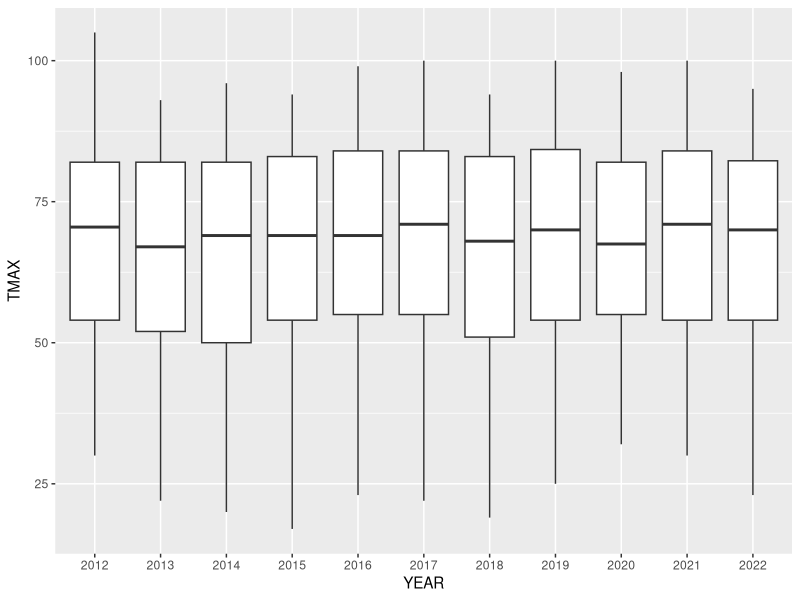
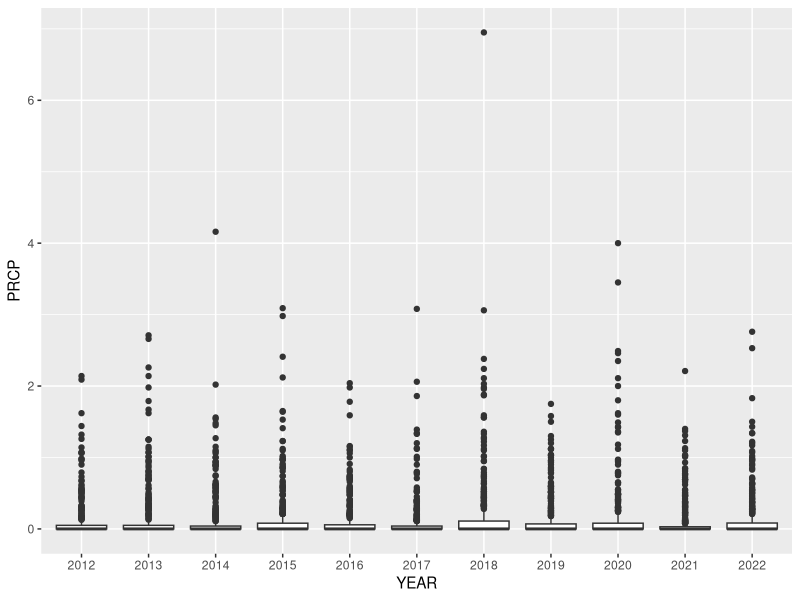

Reproduce these figures in R, in order.
## ---- chunk 1
knitr::opts_chunk$set(echo = TRUE)
## ---- chunk 2
#In this section of the script I am reading in the data then subsetting it.
weather_df <- read.csv("weather.csv")
weather <- weather_df[c(-10, -11, -12, -13, -14, -15, -16)]

#I am creating a new column with just the year of each observation
weather$DATE<- as.Date(weather$DATE)
weather <- transform(weather, YEAR = format(DATE, "%Y"))
## ---- chunk 3
# In this section of the script I will be performing an ANOVA test between the
# years of data. I performed 4 - one for max temp, one for min temp, one
# for precipitation, and one for snow

max_temp <- aov(TMAX ~ YEAR, data = weather)
summary(max_temp)

min_temp <- aov(TMIN ~ YEAR, data = weather)
summary(min_temp)

precip <- aov(PRCP ~ YEAR, data = weather)
summary(precip)

snow <- aov(SNOW ~ YEAR, data = weather)
summary(snow)
## ---- chunk 4
#I am creating graphical representations of where we saw evidence of variance
#with our ANOVA test. We saw evidence of variance within max temperature
#and precipitation.

library(ggplot2)
ggplot(weather, aes(x=YEAR, y=TMAX)) + geom_boxplot()
ggplot(weather, aes(x=YEAR, y=PRCP)) + geom_boxplot()
## ---- chunk 5
#I am creating a model to predicting future weather trends for max temperature
#and for precipitation.

lmTMAX = lm(TMAX~DATE, data = weather)
summary(lmTMAX)
